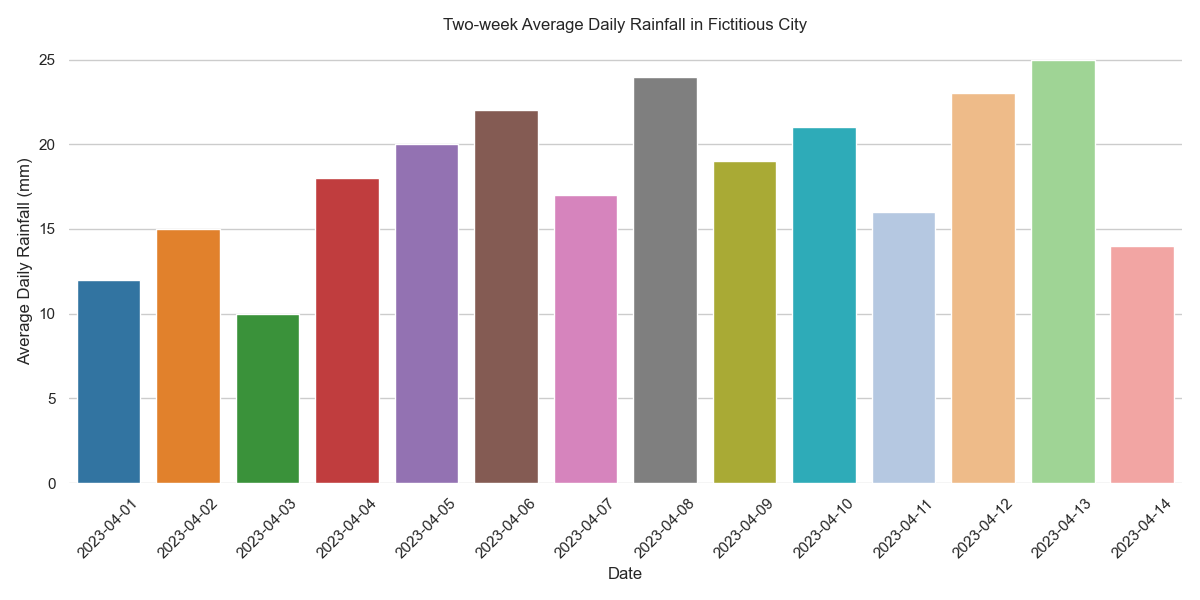

Generate this figure with Python:

import seaborn as sns
import pandas as pd
import matplotlib.pyplot as plt

# Data
data = {
    'Date': ['2023-04-01', '2023-04-02', '2023-04-03', '2023-04-04', 
             '2023-04-05', '2023-04-06', '2023-04-07', '2023-04-08', 
             '2023-04-09', '2023-04-10', '2023-04-11', '2023-04-12', 
             '2023-04-13', '2023-04-14'],
    'Rainfall': [12, 15, 10, 18, 20, 22, 17, 24, 19, 21, 16, 23, 25, 14]
}

df = pd.DataFrame(data)

# Visualization
plt.figure(figsize=(12, 6))
sns.barplot(x='Date', y='Rainfall', data=df,
            palette=['#1f77b4', '#ff7f0e', '#2ca02c', '#d62728',
                     '#9467bd', '#8c564b', '#e377c2', '#7f7f7f',
                     '#bcbd22', '#17becf', '#aec7e8', '#ffbb78',
                     '#98df8a', '#ff9896'],
            ci=None)

plt.xlabel('Date')
plt.ylabel('Average Daily Rainfall (mm)')
plt.title('Two-week Average Daily Rainfall in Fictitious City')
plt.xticks(rotation=45)
plt.tight_layout()
sns.despine(left=True, bottom=True)

plt.show()
